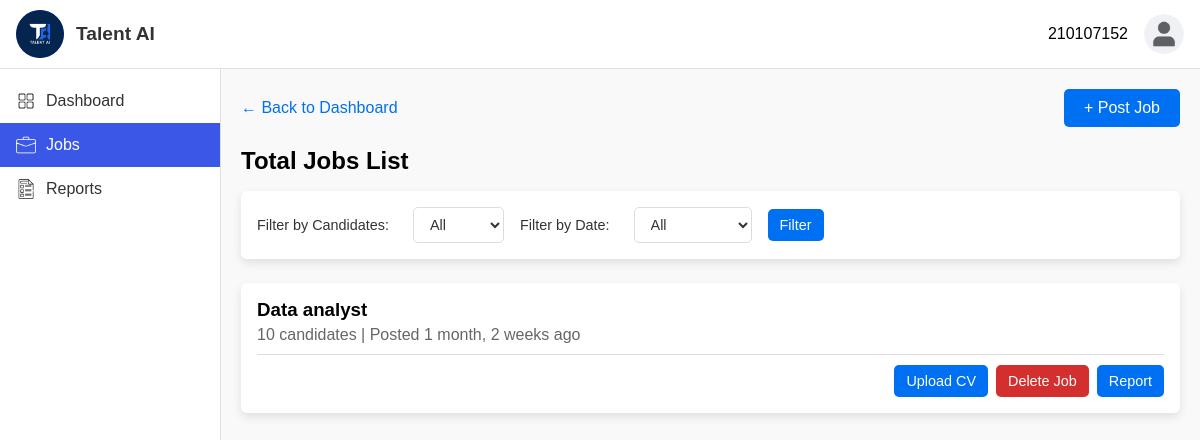
The app's page /jobs/jobs-list/ (signed in), older data.
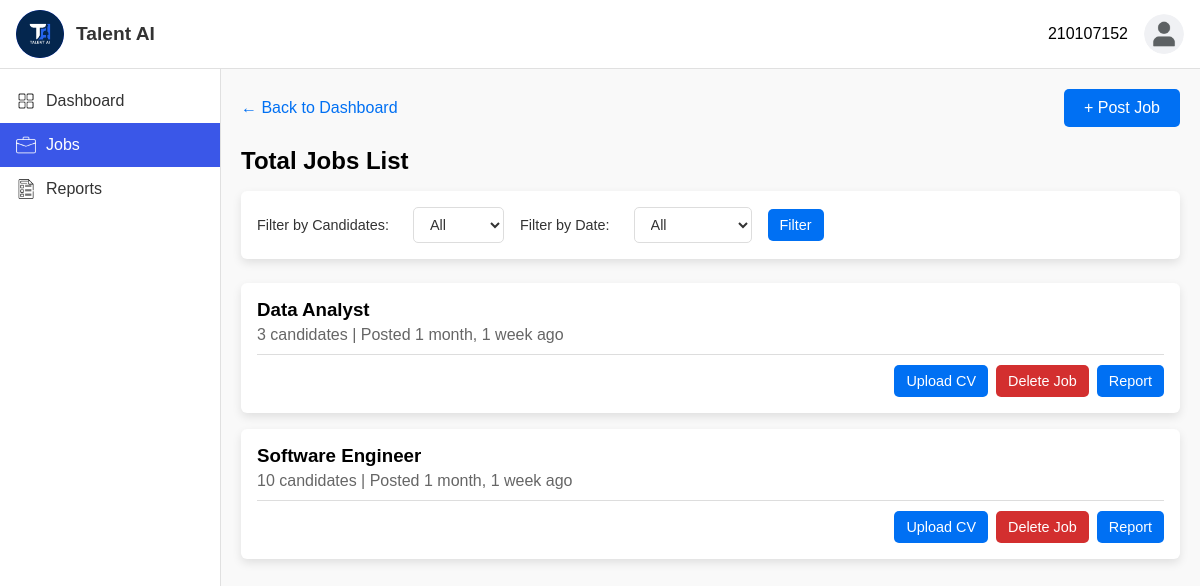
The same page, newer data.
### account/models.py (models this page shows)
class Job(models.Model):
    EMPLOYMENT_TYPE_CHOICES = [
        ('full-time', 'Full-Time'),
        ('part-time', 'Part-Time'),
        ('online', 'Online'),
    ]
    EXPERIENCE_LEVEL_CHOICES = [
        ('entry', 'Entry (0-1 years)'),
        ('mid', 'Mid (1-3 years)'),
        ('senior', 'Senior (3+ years)'),
    ]
    employer = models.ForeignKey(User, on_delete=models.CASCADE)
    job_title = models.CharField(max_length=200)
    location = models.CharField(max_length=100)
    experience_level = models.CharField(max_length=20, choices=EXPERIENCE_LEVEL_CHOICES)
    employment_type = models.CharField(max_length=20, choices=EMPLOYMENT_TYPE_CHOICES)
    requirements = models.TextField()
    skills = models.TextField()
    responsibilities = models.TextField()
    job_description = models.TextField()
    posted_at = models.DateTimeField(auto_now_add=True)
    def __str__(self):
        return self.job_title

### jobs/views.py (the view)
# urls.py: path('jobs-list/', views.jobs_list, name='jobs_list'),
@login_required
def jobs_list(request):
    jobs_qs = Job.objects.filter(employer=request.user).order_by('-posted_at')
    candidate_filter = request.GET.get('candidate_filter', '')
    if candidate_filter == '0-10':
        jobs_qs = [job for job in jobs_qs if job.resumes.count() <= 10]
    elif candidate_filter == '10-50':
        jobs_qs = [job for job in jobs_qs if 10 < job.resumes.count() <= 50]
    elif candidate_filter == '50plus':
        jobs_qs = [job for job in jobs_qs if job.resumes.count() > 50]
    date_filter = request.GET.get('date_filter', '')
    now = timezone.localtime(timezone.now())
    if date_filter == 'today':
        day_ago = now - timezone.timedelta(days=1)
        jobs_qs = [job for job in jobs_qs if job.posted_at >= day_ago]
    elif date_filter == 'week':
        week_ago = now - timezone.timedelta(days=7)
        jobs_qs = [job for job in jobs_qs if job.posted_at >= week_ago]
    elif date_filter == 'month':
        month_ago = now - timezone.timedelta(days=30)
        jobs_qs = [job for job in jobs_qs if job.posted_at >= month_ago]
    jobs = []
    for job in jobs_qs:
        jobs.append((job,len(job.resumes.all())))
    print(jobs)
    return render(request,'jobs/jobs_list.html',{'jobs': jobs, 'active_page':'jobs'})

### jobs/templates/jobs/jobs_list.html (shortened to what this page needs)
{% extends "base.html" %}
{% load static %}
{% block extra_css %}
<link rel="stylesheet" href="{% static 'css/jobs_list.css' %}">
{% endblock %}
{% block content %}
<div class="container_jobs">
  <div class="header_jobs">
      <a href="{% url 'dashboard' %}" class="backLink">&larr; Back to Dashboard</a>
      <button class="postJobBtn" ><a href="{% url 'post_job' %}?next=jobs" style="text-decoration: none; color: white;">+ Post Job</a></button>
  </div>
  <h2 class="title">Total Jobs List</h2>
  <form method="get" class="filter-form">
    <label for="candidate_filter">Filter by Candidates:</label>
    <select name="candidate_filter" id="candidate_filter">
      <option value="">All</option>
    </select>
    <label for="date_filter">Filter by Date:</label>
    <select name="date_filter" id="date_filter">
      <option value="">All</option>
    </select>
    <button type="submit" class="btn btn-link">Filter</button>
  </form>
  <div id="jobsList">
      {% for job, resumes in jobs %}
      <div class="jobCard">
          <div class="jobInfo" >
              <h3>{{ job.job_title }}</h3>
              <p>{{ resumes }} candidate{{ resumes|pluralize }} | Posted {{ job.posted_at|timesince }} ago</p>
          </div>
          <div class="jobActions">
              <button class="uploadCvBtn"><a href="{% url 'upload_resumes' job_id=job.id %}?next=jobs" style="text-decoration: none; color: white;">Upload CV</a></button>
              <button class="deleteBtn"><a href="{% url 'jobs:delete_job' job.id %}" onclick="return confirm('Are you sure you want to delete this job?');"
                style="text-decoration: none;color: white;">Delete Job</a></button>
              <button class="reportBtn"><a href="{% url 'candidates:job_posts' job_id=job.id %}" style="text-decoration: none; color: white;">Report</a></button>
          </div>
      </div>
      {% empty %}
      <div class="jobCard">
        <div class="jobInfo" >
            <h3>No jobs found</h3>
        </div>
      </div>
      {% endfor %}
  </div>
</div>
{% endblock %}

Row changes from the older to the newer data that the page shows:
removed Job: job_title "Data analyst", resumes "10", posted_at "1 month, 2 weeks"
added Job: job_title "Data Analyst", employer "3", posted_at "1 month, 1 week"
added Job: job_title "Software Engineer", resumes "10", posted_at "1 month, 1 week"
